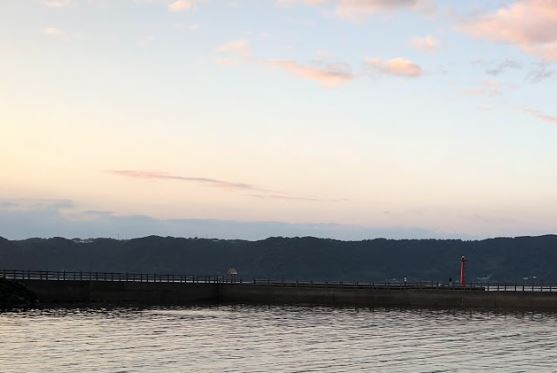
#> input picture img/landscape1.jpg, 557 x 373 px
$ python main.py
#> lines starting #> are read from the running program, lines starting #| are printed output that depends on the picture
import cv2
import numpy as np
import argparse


def displayImg(img):
    """
    画像を表示
    """
    cv2.imshow("display image", img)
    cv2.waitKey(0)
    cv2.destroyAllWindows()


def trimImg(img):
    """
    画像の空白部分を除去
    """
    if np.sum(img[0]) == 0:
        return trimImg(img[1:])
    if np.sum(img[-1]) == 0:
        return trimImg(img[:-2])
    if np.sum(img[:, 0]) == 0:
        return trimImg(img[:, 1:])
    if np.sum(img[:, -1]) == 0:
        return trimImg(img[:, :-2])
    return img


def main(args):
    """
    stitchingモジュールを使用しない場合
    """
    # 画像読み込み
    img1 = cv2.imread(args.img_path[0])
#> img1 is the input picture: shape (373, 557, 3); mean B, G, R 175.6, 178.7, 180.9
    img2 = cv2.imread(args.img_path[1])
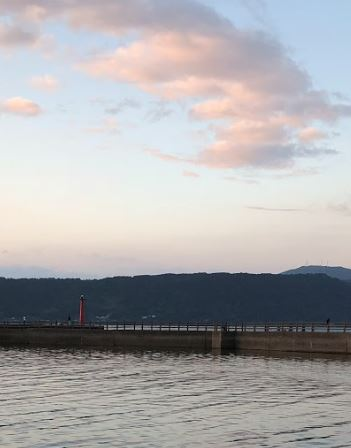
#> input picture img/landscape2.jpg, 351 x 448 px
#> img2 is the input picture: shape (448, 351, 3); mean B, G, R 172.4, 170.8, 171.8

    # グレースケール化
    img1_gray = cv2.cvtColor(img1, cv2.COLOR_BGR2GRAY)
    img2_gray = cv2.cvtColor(img2, cv2.COLOR_BGR2GRAY)
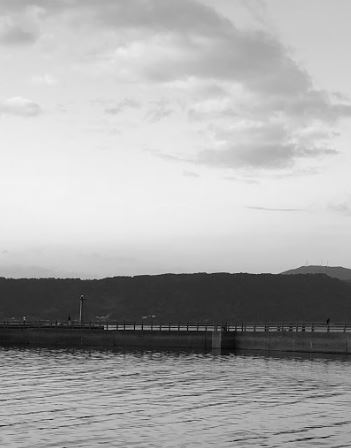
#> img2_gray: shape (448, 351); min 0, max 243, mean 171.3

    # SIFT特徴抽出器を生成
    sift = cv2.SIFT_create()

    # 特徴点(keypoints),特徴記述子(descriptors)を求める
    keypoints1, descriptors1 = sift.detectAndCompute(img1_gray, None)
#> keypoints1 = 272 keypoints; strongest (x, y, size): (214, 317, 2.1), (519, 289, 3.4), (528, 289, 3.8), (116, 311, 2.1)
    keypoints2, descriptors2 = sift.detectAndCompute(img2_gray, None)
#> keypoints2 = 206 keypoints; strongest (x, y, size): (138, 328, 3.4), (147, 328, 3.8), (312, 397, 1.9), (203, 329, 2)

    # 画像表示
    if args.display:
        img_sift1 = cv2.drawKeypoints(
            img1, keypoints1, None, flags=cv2.DRAW_MATCHES_FLAGS_DRAW_RICH_KEYPOINTS
        )
        img_sift2 = cv2.drawKeypoints(
            img2, keypoints2, None, flags=cv2.DRAW_MATCHES_FLAGS_DRAW_RICH_KEYPOINTS
        )
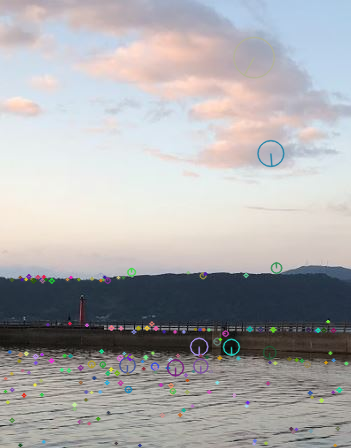
#> img_sift2: shape (448, 351, 3); mean B, G, R 172.5, 170.9, 171.6
        displayImg(img_sift1)
        displayImg(img_sift2)

    # 総当たりマッチング(BFMatcher型のオブジェクトを生成)
    bf = cv2.BFMatcher()

    # k近傍法によるマッチング:マッチングスコアが上位k個の特徴点を返す
    matches = bf.knnMatch(descriptors2, descriptors1, k=args.k)
#> matches = 206 matches

    # ratio test
    good = []
    for m, n in matches:
        if m.distance < args.th * n.distance:
            good.append(m)
#> after the loop, good = 56 matches

    # マッチング画像表示
    if args.display:
        img_matching = cv2.drawMatches(
            img2, keypoints2, img1, keypoints1, good, None, flags=2
        )
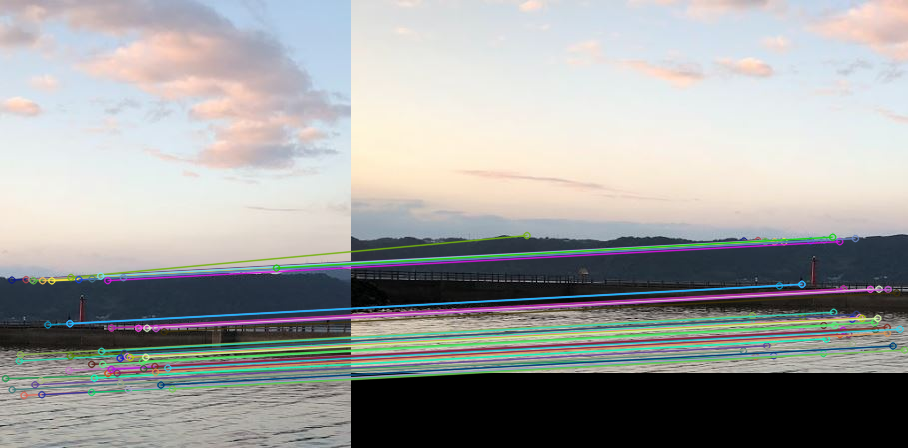
#> img_matching: shape (448, 908, 3); mean B, G, R 158, 159, 157.9
        displayImg(img_matching)

    # 合成に必要な数の対応点があるか確認
    assert len(good) > args.min_match, "Not enought matches are found- {}/{}".format(
        len(good), args.min_match
    )

    # 2つの画像の対応する特徴点の座標を抽出
    src_pts = np.float32([keypoints2[m.queryIdx].pt for m in good])
#> src_pts = 56 pairs, first value 5.14 to 276, second value 267.5 to 395
    dst_pts = np.float32([keypoints1[m.trainIdx].pt for m in good])
#> dst_pts = 56 pairs, first value 175.5 to 553.1, second value 235 to 356

    # ホモグラフィ行列を生成
    H = cv2.findHomography(src_pts, dst_pts, cv2.RANSAC, 5.0)[0]
#> H = [[0.996, -0.0127, 382], [0.00164, 0.985, -36.57], [3.93e-06, -2.42e-05, 1]]

    # ホモグラフィ行列によってimg2を変換
    img2_warped = cv2.warpPerspective(
        img2, H, (img1.shape[1] + img2.shape[1], img1.shape[0])
    )
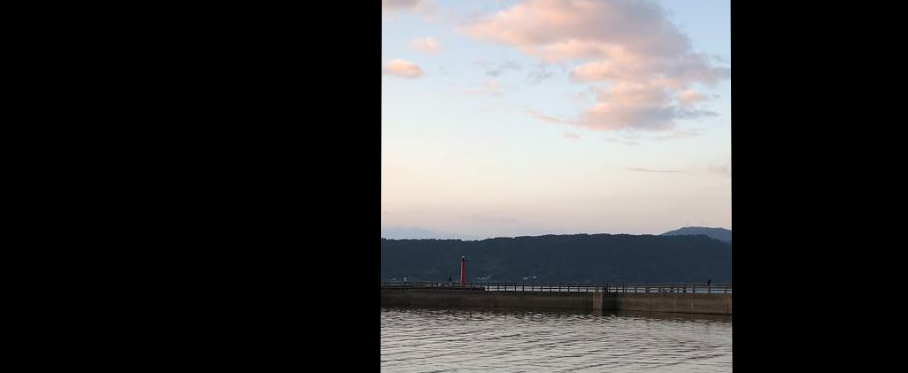
#> img2_warped: shape (373, 908, 3); mean B, G, R 65.7, 65.4, 66

    # 変換後のimg2画像を表示
    if args.display:
        displayImg(img2_warped)

    # img1と結合
    img_stitched = img2_warped.copy()
    img_stitched[: img1.shape[0], : img1.shape[1]] = img1
#> in trimImg (call 39), `return trimImg(img[:, :-2])`:
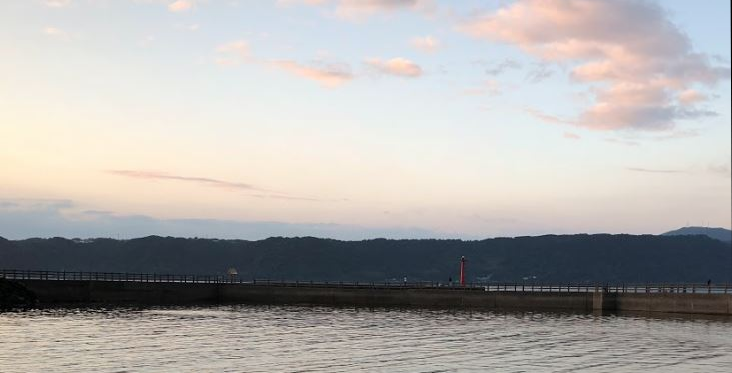
#> returned value: shape (373, 732, 3); mean of channels 0, 1, 2 172.7, 174.7, 177; drawn as B, G, R

    # 合成画像を表示
    if args.display:
        displayImg(img_stitched)

    # 不要部分を除去した画像を表示
    img_stitched_trimmed = trimImg(img_stitched)
    if args.display:
        displayImg(img_stitched_trimmed)

    # 保存
    if args.save:
        cv2.imwrite("./result.jpg", img_stitched_trimmed)


def main2(args):
    """
    stitchingモジュールを使用した場合
    """
    img1 = cv2.imread(args.img_path[0])
    img2 = cv2.imread(args.img_path[1])

    imgs = []
    imgs.append(img1)
    imgs.append(img2)

    stitcher = cv2.Stitcher_create()
    img_stitched = stitcher.stitch(imgs)[1]
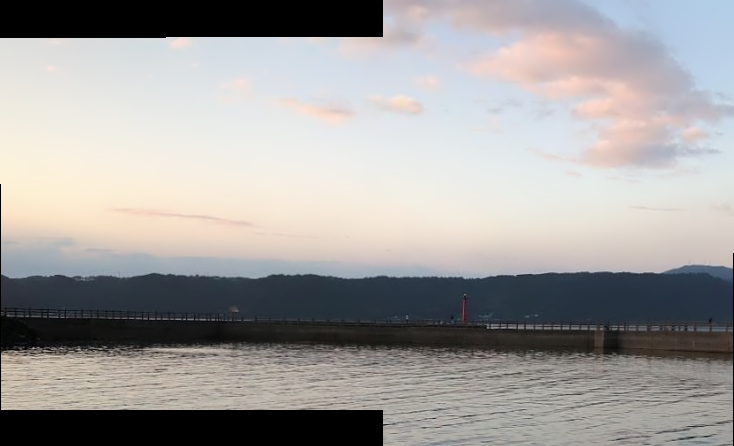
#> img_stitched: shape (446, 734, 3); mean of channels 0, 1, 2 157, 158.3, 160.3; drawn as B, G, R

    # 合成画像を表示
    if args.display:
        displayImg(img_stitched)

    # 保存
    if args.save:
        cv2.imwrite("./result2.jpg", img_stitched)


if __name__ == "__main__":
    parser = argparse.ArgumentParser(description="Image stitching")
    parser.add_argument(
        "--img_path",
        default=["./img/landscape1.jpg", "./img/landscape2.jpg"],
        help="入力画像パス",
    )
    parser.add_argument("--display", action="store_false", help="表示フラグ")
    parser.add_argument("--save", action="store_true", help="保存フラグ")
    parser.add_argument("--k", type=int, default=2, help="k近傍パラメーター")
    parser.add_argument("--th", type=float, default=0.75, help="ratio testの閾値")
    parser.add_argument("--min_match", type=int, default=10, help="合成に必要な数の対応点数")
    args = parser.parse_args()

    assert len(args.img_path) == 2, "length of img_path is not 2. Need length is 2"

    main(args)
    main2(args)
